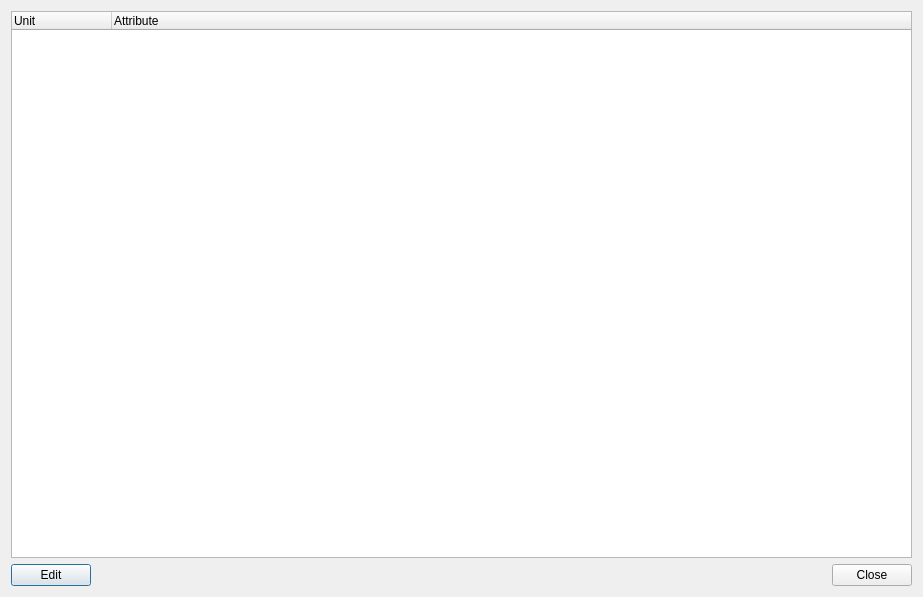
<?xml version="1.0" encoding="UTF-8"?>
<ui version="4.0">
 <class>CfgLookUnit</class>
 <widget class="QDialog" name="CfgLookUnit">
  <property name="geometry">
   <rect>
    <x>0</x>
    <y>0</y>
    <width>923</width>
    <height>597</height>
   </rect>
  </property>
  <property name="windowTitle">
   <string>Dialog</string>
  </property>
  <layout class="QGridLayout" name="gridLayout">
   <item row="0" column="0" colspan="2">
    <widget class="QTreeWidget" name="treeWidget">
     <property name="lineWidth">
      <number>2</number>
     </property>
     <property name="editTriggers">
      <set>QAbstractItemView::NoEditTriggers</set>
     </property>
     <column>
      <property name="text">
       <string>Unit</string>
      </property>
     </column>
     <column>
      <property name="text">
       <string>Attribute</string>
      </property>
     </column>
    </widget>
   </item>
   <item row="1" column="0">
    <widget class="QPushButton" name="pushButton_Edit">
     <property name="text">
      <string>Edit</string>
     </property>
    </widget>
   </item>
   <item row="1" column="1">
    <widget class="QDialogButtonBox" name="buttonBox">
     <property name="orientation">
      <enum>Qt::Horizontal</enum>
     </property>
     <property name="standardButtons">
      <set>QDialogButtonBox::Close</set>
     </property>
    </widget>
   </item>
  </layout>
 </widget>
 <resources/>
 <connections>
  <connection>
   <sender>buttonBox</sender>
   <signal>accepted()</signal>
   <receiver>CfgLookUnit</receiver>
   <slot>accept()</slot>
   <hints>
    <hint type="sourcelabel">
     <x>248</x>
     <y>254</y>
    </hint>
    <hint type="destinationlabel">
     <x>157</x>
     <y>274</y>
    </hint>
   </hints>
  </connection>
  <connection>
   <sender>buttonBox</sender>
   <signal>rejected()</signal>
   <receiver>CfgLookUnit</receiver>
   <slot>reject()</slot>
   <hints>
    <hint type="sourcelabel">
     <x>316</x>
     <y>260</y>
    </hint>
    <hint type="destinationlabel">
     <x>286</x>
     <y>274</y>
    </hint>
   </hints>
  </connection>
 </connections>
</ui>
